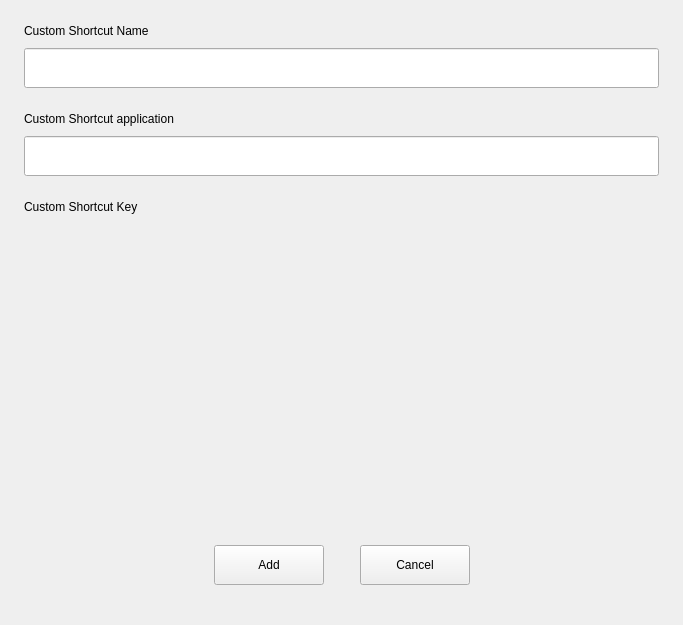
<?xml version="1.0" encoding="UTF-8"?>
<ui version="4.0">
 <class>Shortcut</class>
 <widget class="QWidget" name="Shortcut">
  <property name="geometry">
   <rect>
    <x>0</x>
    <y>0</y>
    <width>683</width>
    <height>625</height>
   </rect>
  </property>
  <property name="windowTitle">
   <string>Form</string>
  </property>
  <layout class="QVBoxLayout" name="verticalLayout_21">
   <property name="spacing">
    <number>0</number>
   </property>
   <property name="leftMargin">
    <number>24</number>
   </property>
   <property name="topMargin">
    <number>24</number>
   </property>
   <property name="rightMargin">
    <number>24</number>
   </property>
   <property name="bottomMargin">
    <number>40</number>
   </property>
   <item>
    <widget class="QStackedWidget" name="stackedWidget">
     <property name="currentIndex">
      <number>1</number>
     </property>
     <widget class="QWidget" name="page_shortcut">
      <layout class="QVBoxLayout" name="verticalLayout_4">
       <property name="spacing">
        <number>24</number>
       </property>
       <property name="leftMargin">
        <number>0</number>
       </property>
       <property name="topMargin">
        <number>0</number>
       </property>
       <property name="rightMargin">
        <number>0</number>
       </property>
       <property name="bottomMargin">
        <number>0</number>
       </property>
       <item>
        <widget class="QWidget" name="widget_search" native="true">
         <layout class="QHBoxLayout" name="horizontalLayout">
          <property name="spacing">
           <number>10</number>
          </property>
          <property name="leftMargin">
           <number>10</number>
          </property>
          <property name="topMargin">
           <number>0</number>
          </property>
          <property name="rightMargin">
           <number>10</number>
          </property>
          <property name="bottomMargin">
           <number>0</number>
          </property>
          <item>
           <widget class="QLabel" name="label_search">
            <property name="minimumSize">
             <size>
              <width>16</width>
              <height>16</height>
             </size>
            </property>
            <property name="maximumSize">
             <size>
              <width>16</width>
              <height>16</height>
             </size>
            </property>
            <property name="text">
             <string/>
            </property>
           </widget>
          </item>
          <item>
           <widget class="QLineEdit" name="lineEdit_search">
            <property name="minimumSize">
             <size>
              <width>0</width>
              <height>40</height>
             </size>
            </property>
            <property name="maximumSize">
             <size>
              <width>16777215</width>
              <height>40</height>
             </size>
            </property>
           </widget>
          </item>
         </layout>
        </widget>
       </item>
       <item>
        <widget class="QStackedWidget" name="stackedWidget_search">
         <property name="currentIndex">
          <number>1</number>
         </property>
         <widget class="QWidget" name="page_shortcut_list">
          <property name="sizePolicy">
           <sizepolicy hsizetype="Preferred" vsizetype="Expanding">
            <horstretch>0</horstretch>
            <verstretch>0</verstretch>
           </sizepolicy>
          </property>
          <layout class="QVBoxLayout" name="verticalLayout_23">
           <property name="spacing">
            <number>0</number>
           </property>
           <property name="leftMargin">
            <number>0</number>
           </property>
           <property name="topMargin">
            <number>0</number>
           </property>
           <property name="rightMargin">
            <number>0</number>
           </property>
           <property name="bottomMargin">
            <number>0</number>
           </property>
           <item>
            <widget class="QScrollArea" name="scrollArea">
             <property name="widgetResizable">
              <bool>true</bool>
             </property>
             <widget class="QWidget" name="scrollAreaWidgetContents">
              <property name="geometry">
               <rect>
                <x>0</x>
                <y>0</y>
                <width>101</width>
                <height>318</height>
               </rect>
              </property>
              <property name="sizePolicy">
               <sizepolicy hsizetype="Preferred" vsizetype="Expanding">
                <horstretch>0</horstretch>
                <verstretch>0</verstretch>
               </sizepolicy>
              </property>
              <layout class="QVBoxLayout" name="verticalLayout_22">
               <property name="spacing">
                <number>24</number>
               </property>
               <property name="leftMargin">
                <number>0</number>
               </property>
               <property name="topMargin">
                <number>0</number>
               </property>
               <property name="rightMargin">
                <number>0</number>
               </property>
               <property name="bottomMargin">
                <number>0</number>
               </property>
               <item>
                <layout class="QVBoxLayout" name="verticalLayout">
                 <property name="spacing">
                  <number>10</number>
                 </property>
                 <item>
                  <widget class="QLabel" name="label_2">
                   <property name="text">
                    <string>Sound</string>
                   </property>
                  </widget>
                 </item>
                 <item>
                  <layout class="QVBoxLayout" name="vlayout_sound">
                   <property name="spacing">
                    <number>10</number>
                   </property>
                  </layout>
                 </item>
                </layout>
               </item>
               <item>
                <layout class="QVBoxLayout" name="verticalLayout_2">
                 <property name="spacing">
                  <number>10</number>
                 </property>
                 <item>
                  <widget class="QLabel" name="label_3">
                   <property name="text">
                    <string>System</string>
                   </property>
                  </widget>
                 </item>
                 <item>
                  <layout class="QVBoxLayout" name="vlayout_system">
                   <property name="spacing">
                    <number>10</number>
                   </property>
                  </layout>
                 </item>
                </layout>
               </item>
               <item>
                <layout class="QVBoxLayout" name="verticalLayout_3">
                 <property name="spacing">
                  <number>10</number>
                 </property>
                 <item>
                  <widget class="QLabel" name="label_4">
                   <property name="text">
                    <string>Accessibility</string>
                   </property>
                  </widget>
                 </item>
                 <item>
                  <layout class="QVBoxLayout" name="vlayout_accessibility">
                   <property name="spacing">
                    <number>10</number>
                   </property>
                  </layout>
                 </item>
                </layout>
               </item>
               <item>
                <layout class="QVBoxLayout" name="verticalLayout_5">
                 <property name="spacing">
                  <number>10</number>
                 </property>
                 <item>
                  <widget class="QLabel" name="label_5">
                   <property name="text">
                    <string>Desktop</string>
                   </property>
                  </widget>
                 </item>
                 <item>
                  <layout class="QVBoxLayout" name="vlayout_desktop">
                   <property name="spacing">
                    <number>10</number>
                   </property>
                  </layout>
                 </item>
                </layout>
               </item>
               <item>
                <layout class="QVBoxLayout" name="verticalLayout_6">
                 <property name="spacing">
                  <number>10</number>
                 </property>
                 <item>
                  <widget class="QLabel" name="label_6">
                   <property name="text">
                    <string>Window Manage</string>
                   </property>
                  </widget>
                 </item>
                 <item>
                  <layout class="QVBoxLayout" name="vlayout_window_manage">
                   <property name="spacing">
                    <number>10</number>
                   </property>
                  </layout>
                 </item>
                </layout>
               </item>
               <item>
                <widget class="QWidget" name="widget_custom" native="true">
                 <layout class="QVBoxLayout" name="verticalLayout_20">
                  <property name="spacing">
                   <number>10</number>
                  </property>
                  <property name="leftMargin">
                   <number>0</number>
                  </property>
                  <property name="topMargin">
                   <number>0</number>
                  </property>
                  <property name="rightMargin">
                   <number>0</number>
                  </property>
                  <property name="bottomMargin">
                   <number>0</number>
                  </property>
                  <item>
                   <layout class="QHBoxLayout" name="horizontalLayout_9">
                    <property name="spacing">
                     <number>0</number>
                    </property>
                    <item>
                     <widget class="QLabel" name="label_13">
                      <property name="text">
                       <string>Custom</string>
                      </property>
                     </widget>
                    </item>
                    <item>
                     <spacer name="horizontalSpacer_13">
                      <property name="orientation">
                       <enum>Qt::Horizontal</enum>
                      </property>
                      <property name="sizeHint" stdset="0">
                       <size>
                        <width>40</width>
                        <height>20</height>
                       </size>
                      </property>
                     </spacer>
                    </item>
                    <item>
                     <widget class="QToolButton" name="btn_edit">
                      <property name="minimumSize">
                       <size>
                        <width>56</width>
                        <height>24</height>
                       </size>
                      </property>
                      <property name="maximumSize">
                       <size>
                        <width>56</width>
                        <height>24</height>
                       </size>
                      </property>
                      <property name="text">
                       <string>Edit</string>
                      </property>
                     </widget>
                    </item>
                   </layout>
                  </item>
                  <item>
                   <layout class="QVBoxLayout" name="vlayout_custom">
                    <property name="spacing">
                     <number>10</number>
                    </property>
                   </layout>
                  </item>
                 </layout>
                </widget>
               </item>
              </layout>
             </widget>
            </widget>
           </item>
          </layout>
         </widget>
         <widget class="QWidget" name="page_filter_list">
          <layout class="QVBoxLayout" name="verticalLayout_8">
           <property name="spacing">
            <number>0</number>
           </property>
           <property name="leftMargin">
            <number>0</number>
           </property>
           <property name="topMargin">
            <number>0</number>
           </property>
           <property name="rightMargin">
            <number>0</number>
           </property>
           <property name="bottomMargin">
            <number>0</number>
           </property>
           <item>
            <widget class="QScrollArea" name="scrollArea_2">
             <property name="widgetResizable">
              <bool>true</bool>
             </property>
             <widget class="QWidget" name="scrollAreaWidgetContents_2">
              <property name="geometry">
               <rect>
                <x>0</x>
                <y>0</y>
                <width>633</width>
                <height>429</height>
               </rect>
              </property>
              <layout class="QVBoxLayout" name="verticalLayout_9">
               <property name="spacing">
                <number>0</number>
               </property>
               <property name="leftMargin">
                <number>0</number>
               </property>
               <property name="topMargin">
                <number>0</number>
               </property>
               <property name="rightMargin">
                <number>0</number>
               </property>
               <property name="bottomMargin">
                <number>0</number>
               </property>
               <item>
                <layout class="QVBoxLayout" name="vlayout_filter">
                 <property name="spacing">
                  <number>10</number>
                 </property>
                </layout>
               </item>
               <item>
                <spacer name="verticalSpacer">
                 <property name="orientation">
                  <enum>Qt::Vertical</enum>
                 </property>
                 <property name="sizeHint" stdset="0">
                  <size>
                   <width>20</width>
                   <height>40</height>
                  </size>
                 </property>
                </spacer>
               </item>
              </layout>
             </widget>
            </widget>
           </item>
          </layout>
         </widget>
        </widget>
       </item>
       <item>
        <layout class="QHBoxLayout" name="horizontalLayout_5">
         <property name="spacing">
          <number>36</number>
         </property>
         <item>
          <spacer name="horizontalSpacer_4">
           <property name="orientation">
            <enum>Qt::Horizontal</enum>
           </property>
           <property name="sizeHint" stdset="0">
            <size>
             <width>40</width>
             <height>20</height>
            </size>
           </property>
          </spacer>
         </item>
         <item>
          <widget class="QPushButton" name="btn_shortcut_add">
           <property name="minimumSize">
            <size>
             <width>110</width>
             <height>40</height>
            </size>
           </property>
           <property name="maximumSize">
            <size>
             <width>110</width>
             <height>40</height>
            </size>
           </property>
           <property name="text">
            <string>Add</string>
           </property>
          </widget>
         </item>
         <item>
          <widget class="QPushButton" name="btn_reset">
           <property name="minimumSize">
            <size>
             <width>110</width>
             <height>40</height>
            </size>
           </property>
           <property name="maximumSize">
            <size>
             <width>110</width>
             <height>40</height>
            </size>
           </property>
           <property name="text">
            <string>Reset</string>
           </property>
          </widget>
         </item>
         <item>
          <spacer name="horizontalSpacer_6">
           <property name="orientation">
            <enum>Qt::Horizontal</enum>
           </property>
           <property name="sizeHint" stdset="0">
            <size>
             <width>40</width>
             <height>20</height>
            </size>
           </property>
          </spacer>
         </item>
        </layout>
       </item>
      </layout>
     </widget>
     <widget class="QWidget" name="page_add">
      <layout class="QVBoxLayout" name="verticalLayout_13">
       <property name="spacing">
        <number>24</number>
       </property>
       <property name="leftMargin">
        <number>0</number>
       </property>
       <property name="topMargin">
        <number>0</number>
       </property>
       <property name="rightMargin">
        <number>0</number>
       </property>
       <property name="bottomMargin">
        <number>0</number>
       </property>
       <item>
        <layout class="QVBoxLayout" name="verticalLayout_10">
         <property name="spacing">
          <number>10</number>
         </property>
         <item>
          <widget class="QLabel" name="label_7">
           <property name="text">
            <string>Custom Shortcut Name</string>
           </property>
          </widget>
         </item>
         <item>
          <widget class="QLineEdit" name="lineEdit_custom_name">
           <property name="minimumSize">
            <size>
             <width>0</width>
             <height>40</height>
            </size>
           </property>
           <property name="maximumSize">
            <size>
             <width>16777215</width>
             <height>40</height>
            </size>
           </property>
          </widget>
         </item>
        </layout>
       </item>
       <item>
        <layout class="QVBoxLayout" name="verticalLayout_11">
         <property name="spacing">
          <number>10</number>
         </property>
         <item>
          <widget class="QLabel" name="label_8">
           <property name="text">
            <string>Custom Shortcut application</string>
           </property>
          </widget>
         </item>
         <item>
          <widget class="QLineEdit" name="lineEdit_custom_app">
           <property name="minimumSize">
            <size>
             <width>0</width>
             <height>40</height>
            </size>
           </property>
           <property name="maximumSize">
            <size>
             <width>16777215</width>
             <height>40</height>
            </size>
           </property>
          </widget>
         </item>
        </layout>
       </item>
       <item>
        <layout class="QVBoxLayout" name="vlayout_custom_key">
         <property name="spacing">
          <number>10</number>
         </property>
         <item>
          <widget class="QLabel" name="label_9">
           <property name="text">
            <string>Custom Shortcut Key</string>
           </property>
          </widget>
         </item>
        </layout>
       </item>
       <item>
        <spacer name="verticalSpacer_2">
         <property name="orientation">
          <enum>Qt::Vertical</enum>
         </property>
         <property name="sizeHint" stdset="0">
          <size>
           <width>20</width>
           <height>353</height>
          </size>
         </property>
        </spacer>
       </item>
       <item>
        <layout class="QHBoxLayout" name="horizontalLayout_6">
         <property name="spacing">
          <number>36</number>
         </property>
         <item>
          <spacer name="horizontalSpacer_7">
           <property name="orientation">
            <enum>Qt::Horizontal</enum>
           </property>
           <property name="sizeHint" stdset="0">
            <size>
             <width>40</width>
             <height>20</height>
            </size>
           </property>
          </spacer>
         </item>
         <item>
          <widget class="QPushButton" name="btn_page_add">
           <property name="minimumSize">
            <size>
             <width>110</width>
             <height>40</height>
            </size>
           </property>
           <property name="maximumSize">
            <size>
             <width>110</width>
             <height>40</height>
            </size>
           </property>
           <property name="text">
            <string>Add</string>
           </property>
          </widget>
         </item>
         <item>
          <widget class="QPushButton" name="btn_cancel">
           <property name="minimumSize">
            <size>
             <width>110</width>
             <height>40</height>
            </size>
           </property>
           <property name="maximumSize">
            <size>
             <width>110</width>
             <height>40</height>
            </size>
           </property>
           <property name="text">
            <string>Cancel</string>
           </property>
          </widget>
         </item>
         <item>
          <spacer name="horizontalSpacer_9">
           <property name="orientation">
            <enum>Qt::Horizontal</enum>
           </property>
           <property name="sizeHint" stdset="0">
            <size>
             <width>40</width>
             <height>20</height>
            </size>
           </property>
          </spacer>
         </item>
        </layout>
       </item>
      </layout>
     </widget>
     <widget class="QWidget" name="page_modify">
      <layout class="QVBoxLayout" name="verticalLayout_17">
       <property name="spacing">
        <number>24</number>
       </property>
       <property name="leftMargin">
        <number>0</number>
       </property>
       <property name="topMargin">
        <number>0</number>
       </property>
       <property name="rightMargin">
        <number>0</number>
       </property>
       <property name="bottomMargin">
        <number>0</number>
       </property>
       <item>
        <layout class="QVBoxLayout" name="verticalLayout_14">
         <property name="spacing">
          <number>10</number>
         </property>
         <item>
          <widget class="QLabel" name="label_10">
           <property name="text">
            <string>Shortcut Name</string>
           </property>
          </widget>
         </item>
         <item>
          <widget class="QLineEdit" name="lineEdit_modify_name">
           <property name="minimumSize">
            <size>
             <width>0</width>
             <height>40</height>
            </size>
           </property>
           <property name="maximumSize">
            <size>
             <width>16777215</width>
             <height>40</height>
            </size>
           </property>
          </widget>
         </item>
        </layout>
       </item>
       <item>
        <widget class="QWidget" name="widget_modify_app" native="true">
         <layout class="QVBoxLayout" name="verticalLayout_15">
          <property name="spacing">
           <number>10</number>
          </property>
          <property name="leftMargin">
           <number>0</number>
          </property>
          <property name="topMargin">
           <number>0</number>
          </property>
          <property name="rightMargin">
           <number>0</number>
          </property>
          <property name="bottomMargin">
           <number>0</number>
          </property>
          <item>
           <widget class="QLabel" name="label_11">
            <property name="text">
             <string>Shortcut application</string>
            </property>
           </widget>
          </item>
          <item>
           <widget class="QLineEdit" name="lineEdit_modify_app">
            <property name="minimumSize">
             <size>
              <width>0</width>
              <height>40</height>
             </size>
            </property>
            <property name="maximumSize">
             <size>
              <width>16777215</width>
              <height>40</height>
             </size>
            </property>
           </widget>
          </item>
         </layout>
        </widget>
       </item>
       <item>
        <layout class="QVBoxLayout" name="vlayout_modify_key">
         <property name="spacing">
          <number>10</number>
         </property>
         <item>
          <widget class="QLabel" name="label_12">
           <property name="text">
            <string>Shortcut key</string>
           </property>
          </widget>
         </item>
        </layout>
       </item>
       <item>
        <spacer name="verticalSpacer_3">
         <property name="orientation">
          <enum>Qt::Vertical</enum>
         </property>
         <property name="sizeHint" stdset="0">
          <size>
           <width>20</width>
           <height>355</height>
          </size>
         </property>
        </spacer>
       </item>
       <item>
        <layout class="QHBoxLayout" name="horizontalLayout_7">
         <property name="spacing">
          <number>36</number>
         </property>
         <item>
          <spacer name="horizontalSpacer_10">
           <property name="orientation">
            <enum>Qt::Horizontal</enum>
           </property>
           <property name="sizeHint" stdset="0">
            <size>
             <width>40</width>
             <height>20</height>
            </size>
           </property>
          </spacer>
         </item>
         <item>
          <widget class="QPushButton" name="btn_save">
           <property name="minimumSize">
            <size>
             <width>110</width>
             <height>40</height>
            </size>
           </property>
           <property name="maximumSize">
            <size>
             <width>110</width>
             <height>40</height>
            </size>
           </property>
           <property name="text">
            <string>Save</string>
           </property>
          </widget>
         </item>
         <item>
          <widget class="QPushButton" name="btn_return">
           <property name="minimumSize">
            <size>
             <width>110</width>
             <height>40</height>
            </size>
           </property>
           <property name="maximumSize">
            <size>
             <width>110</width>
             <height>40</height>
            </size>
           </property>
           <property name="text">
            <string>return</string>
           </property>
          </widget>
         </item>
         <item>
          <spacer name="horizontalSpacer_12">
           <property name="orientation">
            <enum>Qt::Horizontal</enum>
           </property>
           <property name="sizeHint" stdset="0">
            <size>
             <width>40</width>
             <height>20</height>
            </size>
           </property>
          </spacer>
         </item>
        </layout>
       </item>
      </layout>
     </widget>
    </widget>
   </item>
  </layout>
 </widget>
 <resources/>
 <connections/>
</ui>
